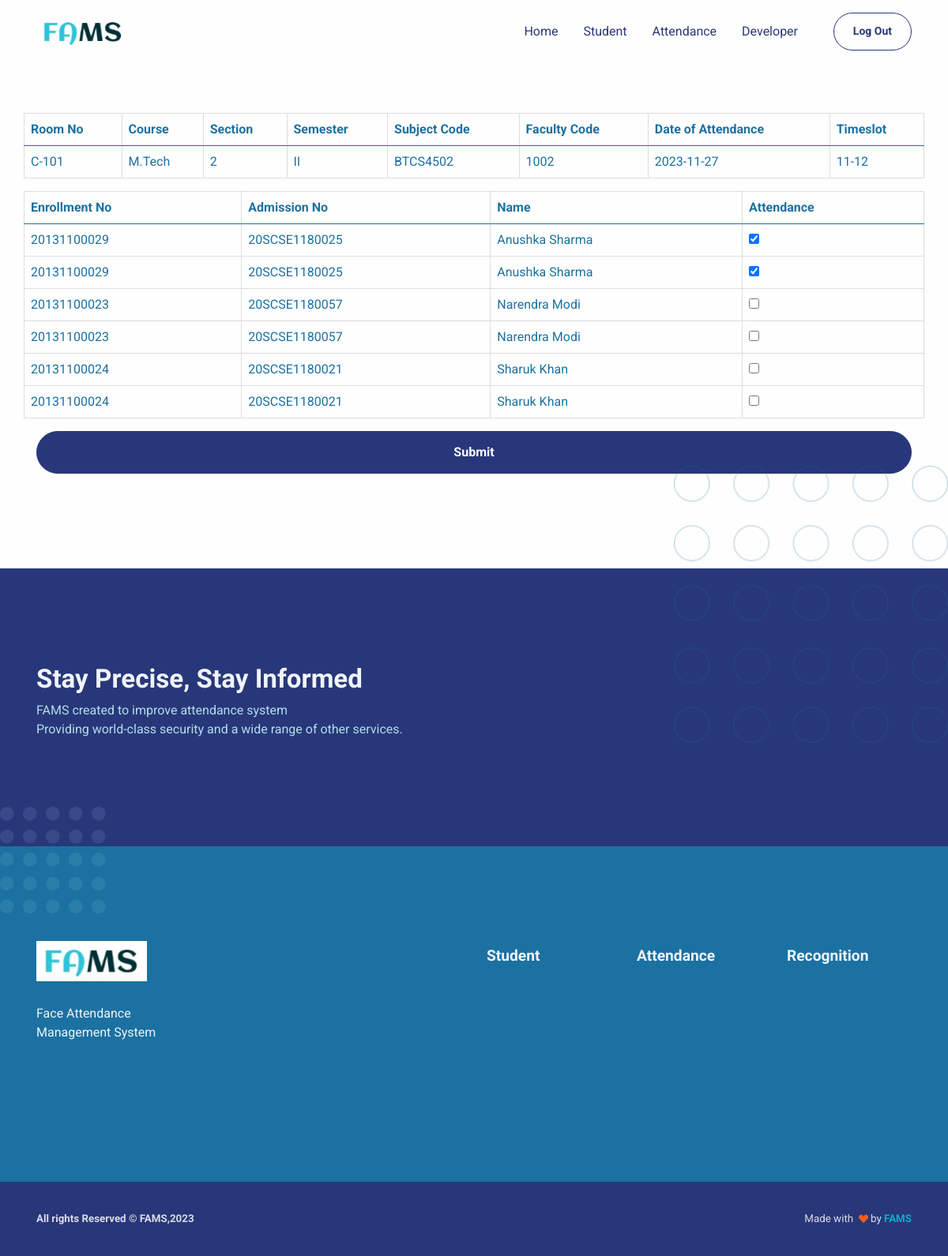
Page /attendance/update/10 (signed in) on the committed database.
### app.py (models this page shows, shortened)
class AttendanceSession(db.Model):
    __tablename__= 'attendancesession'
    id = db.Column(db.Integer, autoincrement=True, primary_key=True,nullable = False)
    course = db.Column(db.String)
    section = db.Column(db.String)
    room = db.Column(db.String)
    semester = db.Column(db.String)
    subjectcode = db.Column(db.String)
    facultycode = db.Column(db.String)
    timeslot = db.Column(db.String)
    doa = db.Column(db.String)

class Attendance(db.Model):
    __tablename__= 'attendance'
    id = db.Column(db.Integer, autoincrement=True, primary_key=True,nullable = False)
    attendanceid = db.Column(db.Integer)
    name = db.Column(db.String)
    admissionno = db.Column(db.String)
    enrollmentno = db.Column(db.String)
    status = db.Column(db.String)
    studentid = db.Column(db.Integer)

### app.py (the view, shortened to what this page needs)
@app.route("/attendance/update/<id>", methods=["GET","POST"])
@login_required
def attendanceupdateid(id):
    if request.method =="GET":
        details = db.session.query(AttendanceSession).filter(AttendanceSession.id==id).first()
        data = db.session.query(Attendance).filter(Attendance.attendanceid==id).order_by(Attendance.name).all()
        return render_template("updateattendance.html", data = data, details = details)

### app.py (called while the page is built)
@login_manager.user_loader
def load_user(user_id):
    return User.query.get(int(user_id))

### templates/updateattendance.html (shortened to what this page needs)
<!DOCTYPE html>
<html lang="en-US" dir="ltr">
  <head>
    <link href={{ url_for('static', filename='assets/css/theme.css' ) }} rel=stylesheet />
    <link href={{ url_for('static', filename='assets/css/update.css' ) }} rel=stylesheet />
  </head>
  <body>
    <main class="main" id="top">
      <nav class="navbar navbar-expand-lg navbar-light fixed-top py-3 d-block" data-navbar-on-scroll="data-navbar-on-scroll">
        <div class="container"><a class="navbar-brand" href="/"><img src={{ url_for('static', filename='assets/img/gallery/logo.png' ) }} width=118 alt=logo /></a>
          <div class="collapse navbar-collapse border-top border-lg-0 mt-4 mt-lg-0" id="navbarSupportedContent">
            <ul class="navbar-nav ms-auto pt-2 pt-lg-0 font-base">
              <li class="nav-item px-2"><a class="nav-link" aria-current="page" href="/">Home</a></li>
              <li class="nav-item px-2"><a class="nav-link" href="/student">Student</a></li>
              <li class="nav-item px-2"><a class="nav-link" href="/attendance">Attendance</a></li>
              <li class="nav-item px-2"><a class="nav-link" href="/developer">Developer</a></li>
            </ul><a class="btn btn-sm btn-outline-primary rounded-pill order-1 order-lg-0 ms-lg-4" href="/login">Log Out</a>
          </div>
        </div>
      </nav>
      <section class="py-8">
        <div class="container">
          <div class="row">
            <div class="col-lg-16 z-index-2">
            </div>
            <table class="table">
              <thead>
              <tr>
                  <th>Room No</th>
                  <th>Course</th>
                  <th>Section</th>
                  <th>Semester</th>
                  <th>Subject Code</th>
                  <th>Faculty Code</th>
                  <th>Date of Attendance</th>
                  <th>Timeslot</th>
              </tr>
          </thead>
          <tbody>
            <tr>
              <td>{{details.room}}</td>
              <td>{{details.course}}</td>
              <td>{{details.section}}</td>
              <td>{{details.semester}}</td>
              <td>{{details.subjectcode}}</td>
              <td>{{details.facultycode}}</td>
              <td>{{details.doa}}</td>
              <td>{{details.timeslot}}</th>
          </tr>
          </tbody>
          </table>
                    <table class = "table">
                        <thead>
                            <tr>
                                <th>Enrollment No</th>
                                <th>Admission No</th>
                                <th>Name</th>
                                <th>Attendance</th>
                            </tr>
                        </thead>
                        <tbody>
                          {% for item in data: %}
                          <tr>
                            <td>{{item.enrollmentno}}</td>
                            <td>{{item.admissionno}}</td>
                            <td>{{item.name}}</td>
                            {% if item.status == "P": %}
                            <td><input type="checkbox" value="P" name="checkboxname_{{item.id}}" checked></td>
                            {% else %}
                            <td><input type="checkbox" value ="P" name="checkboxname_{{item.id}}"></td>
                            {% endif %}
                        </tr>
                        {% endfor %}
                        </tbody>
                    </table>
                    <div class="col-12">
                      <div class="d-grid">
                          <button type ="submit" class="btn btn-primary rounded-pill">Submit</button>
                      </div>
                  </div>
                </div>
        </div>
      </section>
      <section class="bg-primary">
        <div class="bg-holder bg-size" style="background-image:url({{ url_for('static', filename='assets/img/gallery/cta-bg.png')}});background-position:center right;margin-top:-8.125rem;background-size:contain;">
        </div>
        <div class="container">
          <div class="row">
            <div class="col-lg-6">
              <h2 class="fw-bold text-light">Stay Precise, Stay Informed</h2>
              <p class="text-soft-primary">FAMS created to improve attendance system  <br />Providing world-class security and a wide range of other services.</p>
            </div>
          </div>
        </div>
      </section>
      <section class="py-0 bg-secondary">
        <div class="bg-holder opacity-25" style="background-image:url({{ url_for('static', filename='assets/img/gallery/dot-bg.png')}});background-position:top left;margin-top:-3.125rem;background-size:auto;">
        </div>
        <div class="container">
          <div class="row py-8">
            <div class="col-12 col-sm-12 col-lg-6 mb-4 order-0 order-sm-0"><a class="text-decoration-none" href="#"><img src={{ url_for('static', filename='assets/img/gallery/logo.png' ) }} height=51 alt=... /></a>
              <p class="text-light my-4">Face Attendance  <br />Management System</p>
            </div>
            <div class="col-6 col-sm-4 col-lg-2 mb-3 order-2 order-sm-1">
              <h5 class="lh-lg fw-bold mb-4 text-light font-sans-serif">Student </h5>
              </div>
            <div class="col-6 col-sm-4 col-lg-2 mb-3 order-3 order-sm-2">
              <h5 class="lh-lg fw-bold text-light mb-4 font-sans-serif">Attendance </h5>
            </div>
            <div class="col-6 col-sm-4 col-lg-2 mb-3 order-3 order-sm-2">
              <h5 class="lh-lg fw-bold text-light mb-4 font-sans-serif"> Recognition</h5>
            </div>
          </div>
        </div>
        <section class="py-0 bg-primary">
          <div class="container">
            <div class="row justify-content-md-between justify-content-evenly py-4">
              <div class="col-12 col-sm-8 col-md-6 col-lg-auto text-center text-md-start">
                <p class="fs--1 my-2 fw-bold text-200">All rights Reserved &copy; FAMS,2023</p>
              </div>
              <div class="col-12 col-sm-8 col-md-6">
                <p class="fs--1 my-2 text-center text-md-end text-200"> Made with&nbsp;
                  <svg class="bi bi-suit-heart-fill" xmlns="http://www.w3.org/2000/svg" width="12" height="12" fill="#F95C19" viewBox="0 0 16 16">
                    <path d="M4 1c2.21 0 4 1.755 4 3.92C8 2.755 9.79 1 12 1s4 1.755 4 3.92c0 3.263-3.234 4.414-7.608 9.608a.513.513 0 0 1-.784 0C3.234 9.334 0 8.183 0 4.92 0 2.755 1.79 1 4 1z"></path>
                  </svg>&nbsp;by&nbsp;<a class="fw-bold text-info" href="/">FAMS </a>
                </p>
              </div>
            </div>
          </div>
        </section>
      </section>
    </main>
  </body>
</html>

### static/assets/css/update.css (style rules this page uses)
table { width: 100%; border-collapse: collapse; margin-top: 20px; }
th, td { border: 1px solid #ddd; padding: 8px; text-align: left; }

### rows in the picture
AttendanceSession: room "C-101", course "M.Tech", section "2", semester "II", subjectcode "BTCS4502", facultycode "1002", doa "2023-11-27", timeslot "11-12"
Attendance: enrollmentno "20131100029", admissionno "20SCSE1180025", name "Anushka Sharma"
Attendance: enrollmentno "20131100029", admissionno "20SCSE1180025", name "Anushka Sharma"
Attendance: enrollmentno "20131100023", admissionno "20SCSE1180057", name "Narendra Modi"
Attendance: enrollmentno "20131100023", admissionno "20SCSE1180057", name "Narendra Modi"
Attendance: enrollmentno "20131100024", admissionno "20SCSE1180021", name "Sharuk Khan"
Attendance: enrollmentno "20131100024", admissionno "20SCSE1180021", name "Sharuk Khan"
